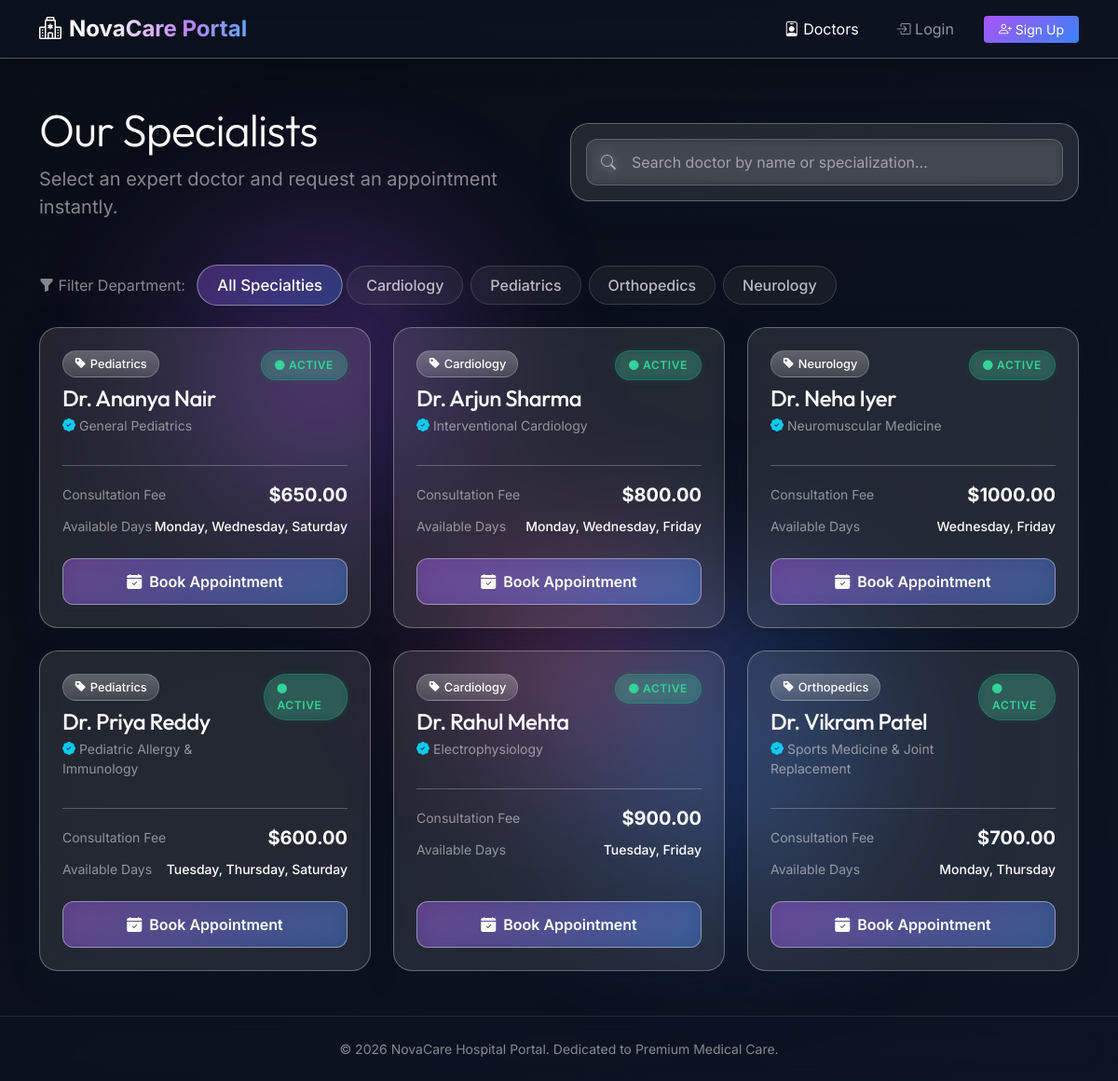
The page / on the database its author committed.
### appointments/models.py (models this page shows, shortened)
class Doctor(models.Model):
    DEPARTMENT_CHOICES = [
        ('CARDIO', 'Cardiology'),
        ('PEDIA', 'Pediatrics'),
        ('ORTHO', 'Orthopedics'),
        ('NEURO', 'Neurology'),
    ]
    user = models.OneToOneField(User, on_delete=models.CASCADE, related_name='doctor_profile', null=True, blank=True)
    name = models.CharField(max_length=100)
    department = models.CharField(max_length=10, choices=DEPARTMENT_CHOICES)
    specialization = models.CharField(max_length=150)
    consultation_fee = models.DecimalField(max_digits=10, decimal_places=2)
    available_days = models.CharField(
        max_length=200,
        help_text="Comma-separated days, e.g. Monday, Wednesday, Friday"
    )
    is_active = models.BooleanField(default=True)

### appointments/views.py (the view)
# urls.py: path('', views.DoctorListView.as_view(), name='doctor_list'),
class DoctorListView(ListView):
    model = Doctor
    template_name = 'portal/doctor_list.html'
    context_object_name = 'doctors'
    def get_queryset(self):
        return Doctor.objects.all().order_by('name')
    def get_context_data(self, **kwargs):
        context = super().get_context_data(**kwargs)
        context['departments'] = Doctor.DEPARTMENT_CHOICES
        return context

### templates/portal/doctor_list.html (shortened to what this page needs)
{% extends 'base.html' %}
{% block content %}
<div class="row align-items-center mb-5">
    <div class="col-lg-6">
        <h1 class="display-5 text-white mb-2">Our Specialists</h1>
        <p class="text-white-50 fs-5 mb-0">Select an expert doctor and request an appointment instantly.</p>
    </div>
    <div class="col-lg-6 mt-4 mt-lg-0">
        <div class="glass-card p-3 d-flex flex-column flex-sm-row gap-3 align-items-stretch">
            <div class="position-relative flex-grow-1">
                <i class="bi bi-search position-absolute top-50 start-0 translate-middle-y ms-3 text-white-50"></i>
                <input type="text" id="search-input" class="form-control glass-input ps-5" placeholder="Search doctor by name or specialization...">
            </div>
        </div>
    </div>
</div>
<div class="row mb-4">
    <div class="col-12">
        <div class="d-flex flex-wrap gap-2 justify-content-start align-items-center">
            <span class="text-white-50 me-2"><i class="bi bi-funnel-fill"></i> Filter Department:</span>
            <button class="filter-btn active" data-filter="all">All Specialties</button>
            {% for code, name in departments %}
                <button class="filter-btn" data-filter="{{ code }}">{{ name }}</button>
            {% endfor %}
        </div>
    </div>
</div>
<div class="row row-cols-1 row-cols-md-2 row-cols-lg-3 g-4" id="doctor-grid">
    {% for doctor in doctors %}
        <div class="col doctor-card-wrapper" data-name="{{ doctor.name|lower }}" data-specialization="{{ doctor.specialization|lower }}" data-dept="{{ doctor.department }}">
            <div class="glass-card h-100 d-flex flex-column p-4">
                <div class="d-flex align-items-start justify-content-between mb-3">
                    <div>
                        <span class="dept-pill text-purple bg-gradient text-white mb-2 d-inline-block">
                            <i class="bi bi-tag-fill me-1"></i>{{ doctor.get_department_display }}
                        </span>
                        <h3 class="h4 text-white mb-1">Dr. {{ doctor.name }}</h3>
                        <p class="text-white-50 small mb-0"><i class="bi bi-patch-check-fill text-info me-1"></i>{{ doctor.specialization }}</p>
                    </div>
                    {% if doctor.is_active %}
                        <span class="glass-badge glass-badge-confirmed"><i class="bi bi-circle-fill me-1 small"></i>Active</span>
                    {% else %}
                        <span class="glass-badge glass-badge-cancelled"><i class="bi bi-circle-fill me-1 small"></i>Away</span>
                    {% endif %}
                </div>
                <hr class="border-white-50 opacity-20 my-3">
                <div class="flex-grow-1 mb-4">
                    <div class="d-flex align-items-center justify-content-between mb-2">
                        <span class="text-white-50 small">Consultation Fee</span>
                        <span class="text-white fw-bold fs-5">${{ doctor.consultation_fee }}</span>
                    </div>
                    <div class="d-flex align-items-center justify-content-between">
                        <span class="text-white-50 small">Available Days</span>
                        <span class="text-white small text-end fw-medium">{{ doctor.available_days }}</span>
                    </div>
                </div>
                <div class="mt-auto">
                    {% if doctor.is_active %}
                        <a href="{% url 'book_appointment' %}?doctor={{ doctor.id }}" class="glass-btn glass-btn-primary w-100 text-decoration-none">
                            <i class="bi bi-calendar-check-fill"></i> Book Appointment
                        </a>
                    {% else %}
                        <button class="glass-btn w-100" disabled>
                            <i class="bi bi-calendar-x"></i> Temporarily Unavailable
                        </button>
                    {% endif %}
                </div>
            </div>
        </div>
    {% endfor %}
</div>
{% endblock %}

### templates/base.html (shortened to what this page needs)
{% load static %}
<!DOCTYPE html>
<html lang="en">
<head>
    <link href="https://cdn.jsdelivr.net/npm/bootstrap@5.3.2/dist/css/bootstrap.min.css" rel="stylesheet">
    <link href="https://cdn.jsdelivr.net/npm/bootstrap-icons@1.11.2/font/bootstrap-icons.min.css" rel="stylesheet">
    <link rel="stylesheet" href="{% static 'css/style.css' %}">
</head>
<body>
    <div class="bg-glow-container">
        <div class="bg-glow-orb orb-1"></div>
        <div class="bg-glow-orb orb-2"></div>
        <div class="bg-glow-orb orb-3"></div>
    </div>
    <nav class="navbar navbar-expand-lg navbar-dark glass-navbar sticky-top">
        <div class="container">
            <a class="navbar-brand fw-bold fs-4" href="{% url 'doctor_list' %}">
                <i class="bi bi-hospital" style="color: #c084fc;"></i>
                <span>NovaCare Portal</span>
            </a>
            <div class="collapse navbar-collapse" id="navbarNav">
                <ul class="navbar-nav ms-auto align-items-center gap-2 mt-2 mt-lg-0">
                    <li class="nav-item">
                        <a class="nav-link px-3 {% if request.resolver_match.url_name == 'doctor_list' %}active{% endif %}" href="{% url 'doctor_list' %}">
                            <i class="bi bi-person-badge"></i> Doctors
                        </a>
                    </li>
                    {% if user.is_authenticated %}
                        {% if user.is_superuser or user.is_staff %}
                            <li class="nav-item">
                                <a class="nav-link px-3 {% if request.resolver_match.url_name == 'admin_dashboard' %}active{% endif %}" href="{% url 'admin_dashboard' %}">
                                    <i class="bi bi-shield-lock-fill"></i> Admin Panel
                                </a>
                            </li>
                        {% elif user.doctor_profile %}
                            <li class="nav-item">
                                <a class="nav-link px-3 {% if request.resolver_match.url_name == 'doctor_dashboard' %}active{% endif %}" href="{% url 'doctor_dashboard' %}">
                                    <i class="bi bi-grid-1x2-fill"></i> Doctor Panel
                                </a>
                            </li>
                        {% else %}
                            <li class="nav-item">
                                <a class="nav-link px-3 {% if request.resolver_match.url_name == 'book_appointment' %}active{% endif %}" href="{% url 'book_appointment' %}">
                                    <i class="bi bi-calendar-plus"></i> Book Appointment
                                </a>
                            </li>
                            <li class="nav-item">
                                <a class="nav-link px-3 {% if request.resolver_match.url_name == 'patient_dashboard' %}active{% endif %}" href="{% url 'patient_dashboard' %}">
                                    <i class="bi bi-journal-medical"></i> My Appointments
                                </a>
                            </li>
                        {% endif %}
                        <li class="nav-item ms-lg-2">
                            <span class="navbar-text me-3 d-none d-lg-inline text-white-50">
                                <i class="bi bi-person-circle"></i> Hello, <strong>{{ user.first_name|default:user.username }}</strong>
                            </span>
                            <a class="btn btn-outline-danger btn-sm px-3" href="{% url 'logout' %}">
                                <i class="bi bi-box-arrow-right"></i> Logout
                            </a>
                        </li>
                    {% else %}
                        <li class="nav-item">
                            <a class="nav-link px-3 {% if request.resolver_match.url_name == 'login' %}active{% endif %}" href="{% url 'login' %}">
                                <i class="bi bi-box-arrow-in-right"></i> Login
                            </a>
                        </li>
                        <li class="nav-item ms-lg-2">
                            <a class="btn btn-primary btn-sm px-3 text-white" href="{% url 'register' %}" style="background: linear-gradient(135deg, #a855f7, #3b82f6); border: none;">
                                <i class="bi bi-person-plus"></i> Sign Up
                            </a>
                        </li>
                    {% endif %}
                </ul>
            </div>
        </div>
    </nav>
    <main class="container my-5 flex-grow-1">
        {% block content %}{% endblock %}
    </main>
    <footer class="py-4 text-center text-white-50 mt-auto">
        <div class="container">
            <p class="mb-0 small">&copy; 2026 NovaCare Hospital Portal. Dedicated to Premium Medical Care.</p>
        </div>
    </footer>
</body>
</html>

### rows shown on the page
Doctor: department "Pediatrics", name "Ananya Nair", specialization "General Pediatrics", is_active True (drawn), consultation_fee "650.00", available_days "Monday, Wednesday, Saturday"
Doctor: department "Cardiology", name "Arjun Sharma", specialization "Interventional Cardiology", is_active True (drawn), consultation_fee "800.00", available_days "Monday, Wednesday, Friday"
Doctor: department "Neurology", name "Neha Iyer", specialization "Neuromuscular Medicine", is_active True (drawn), consultation_fee "1000.00", available_days "Wednesday, Friday"
Doctor: department "Pediatrics", name "Priya Reddy", specialization "Pediatric Allergy & Immunology", is_active True (drawn), consultation_fee "600.00", available_days "Tuesday, Thursday, Saturday"
Doctor: department "Cardiology", name "Rahul Mehta", specialization "Electrophysiology", is_active True (drawn), consultation_fee "900.00", available_days "Tuesday, Friday"
Doctor: department "Orthopedics", name "Vikram Patel", specialization "Sports Medicine & Joint Replacement", is_active True (drawn), consultation_fee "700.00", available_days "Monday, Thursday"

### other values the page prints
{{ name }} "Cardiology" "Pediatrics" "Orthopedics" "Neurology"
